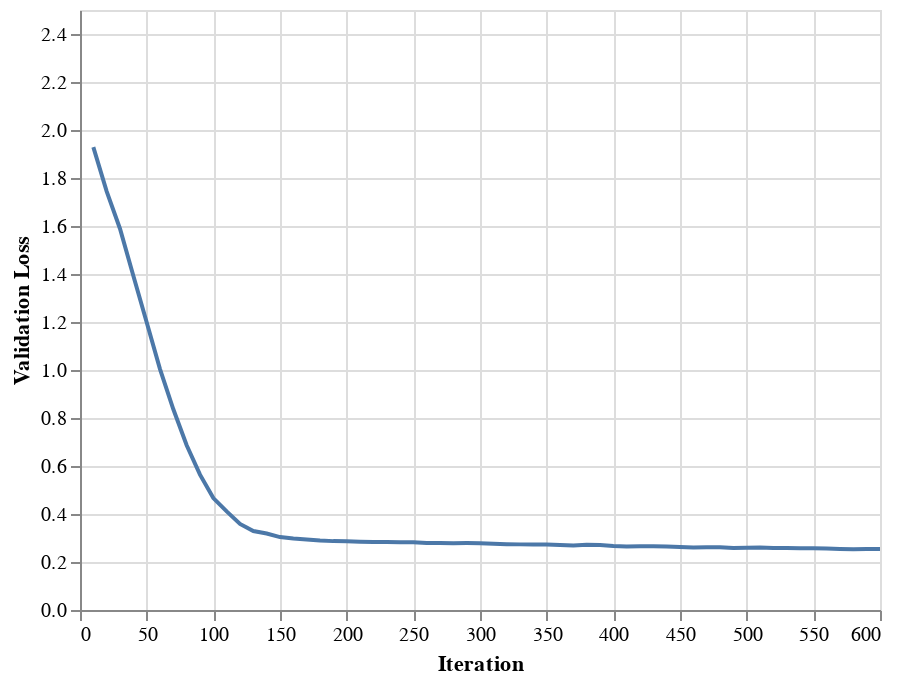

Here is the notebook cell this chart was saved with:
### Code cell
data = pd.DataFrame({
    'Iteration': step_list,
    'Validation Loss': valid_loss_list
})
alt.Chart(data
).mark_line().encode(alt.X('Iteration:Q'), alt.Y('Validation Loss:Q', scale=alt.Scale(domain=[0.0, 2.5])))

### Figure 1 — Vega-Lite specification as saved in the notebook (floating-point values rounded to 4 significant figures)
{"config": {"view": {"continuousWidth": 400, "continuousHeight": 300}}, "data": {"name": "data-5c465bf43252d5c19f4c4b523982d3b5"}, "mark": "line", "encoding": {"x": {"type": "quantitative", "field": "Iteration"}, "y": {"type": "quantitative", "field": "Validation Loss", "scale": {"domain": [0.0, 2.5]}}}, "$schema": "https://vega.github.io/schema/vega-lite/v4.8.1.json", "datasets": {"data-5c465bf43252d5c19f4c4b523982d3b5": [{"Iteration": 10, "Validation Loss": 1.928}, {"Iteration": 20, "Validation Loss": 1.744}, {"Iteration": 30, "Validation Loss": 1.589}, {"Iteration": 40, "Validation Loss": 1.393}, {"Iteration": 50, "Validation Loss": 1.199}, {"Iteration": 60, "Validation Loss": 1.004}, {"Iteration": 70, "Validation Loss": 0.8363}, {"Iteration": 80, "Validation Loss": 0.6866}, {"Iteration": 90, "Validation Loss": 0.564}, {"Iteration": 100, "Validation Loss": 0.4662}, {"Iteration": 110, "Validation Loss": 0.4109}, {"Iteration": 120, "Validation Loss": 0.3586}, {"Iteration": 130, "Validation Loss": 0.3289}, {"Iteration": 140, "Validation Loss": 0.3188}, {"Iteration": 150, "Validation Loss": 0.3039}, {"Iteration": 160, "Validation Loss": 0.2976}, {"Iteration": 170, "Validation Loss": 0.2941}, {"Iteration": 180, "Validation Loss": 0.2893}, {"Iteration": 190, "Validation Loss": 0.287}, {"Iteration": 200, "Validation Loss": 0.2865}, {"Iteration": 210, "Validation Loss": 0.2847}, {"Iteration": 220, "Validation Loss": 0.2831}, {"Iteration": 230, "Validation Loss": 0.2832}, {"Iteration": 240, "Validation Loss": 0.2826}, {"Iteration": 250, "Validation Loss": 0.2821}, {"Iteration": 260, "Validation Loss": 0.2788}, {"Iteration": 270, "Validation Loss": 0.2796}, {"Iteration": 280, "Validation Loss": 0.2785}, {"Iteration": 290, "Validation Loss": 0.2787}, {"Iteration": 300, "Validation Loss": 0.2778}, {"Iteration": 310, "Validation Loss": 0.2756}, {"Iteration": 320, "Validation Loss": 0.2744}, {"Iteration": 330, "Validation Loss": 0.2734}, {"Iteration": 340, "Validation Loss": 0.2734}, {"Iteration": 350, "Validation Loss": 0.2731}, {"Iteration": 360, "Validation Loss": 0.2708}, {"Iteration": 370, "Validation Loss": 0.2689}, {"Iteration": 380, "Validation Loss": 0.2715}, {"Iteration": 390, "Validation Loss": 0.2711}, {"Iteration": 400, "Validation Loss": 0.2671}, {"Iteration": 410, "Validation Loss": 0.2648}, {"Iteration": 420, "Validation Loss": 0.266}, {"Iteration": 430, "Validation Loss": 0.2659}, {"Iteration": 440, "Validation Loss": 0.2644}, {"Iteration": 450, "Validation Loss": 0.2622}, {"Iteration": 460, "Validation Loss": 0.2607}, {"Iteration": 470, "Validation Loss": 0.261}, {"Iteration": 480, "Validation Loss": 0.2619}, {"Iteration": 490, "Validation Loss": 0.2587}, {"Iteration": 500, "Validation Loss": 0.2595}, {"Iteration": 510, "Validation Loss": 0.2607}, {"Iteration": 520, "Validation Loss": 0.2588}, {"Iteration": 530, "Validation Loss": 0.2579}, {"Iteration": 540, "Validation Loss": 0.2572}, {"Iteration": 550, "Validation Loss": 0.257}, {"Iteration": 560, "Validation Loss": 0.2561}, {"Iteration": 570, "Validation Loss": 0.2543}, {"Iteration": 580, "Validation Loss": 0.2536}, {"Iteration": 590, "Validation Loss": 0.2538}, {"Iteration": 600, "Validation Loss": 0.2545}]}}
